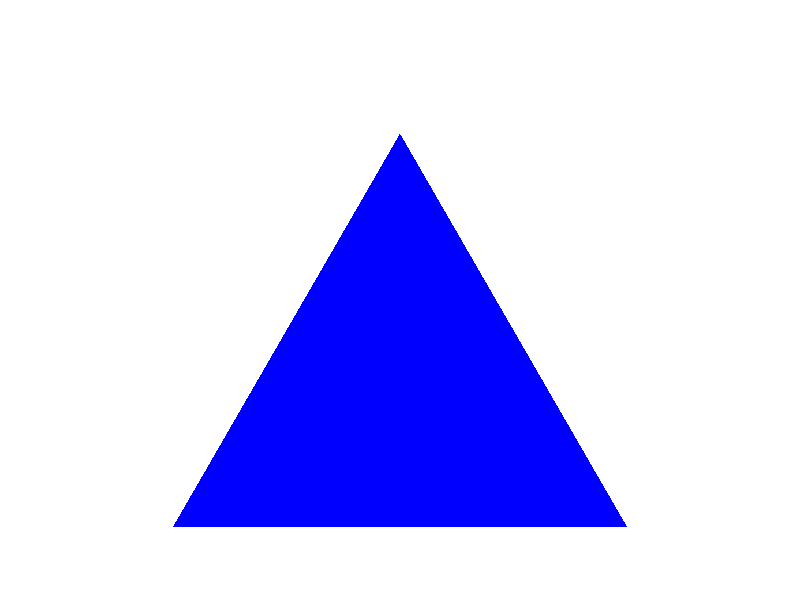

Reproduce this figure in R.
## ---- chunk 1
library(ggplot2)

create_triangle <- function(row) {
  x <- c(0, 1, 0.5)
  y <- c(0, 0, sqrt(3)/2)
  
  df <- data.frame(x, y)
  gg <- ggplot(df, aes(x, y)) +
    geom_polygon(fill = "blue") +
    coord_fixed() +
    theme_void() +
    xlim(c(-0.1, 1.1)) +
    ylim(c(-0.1, 1.1))
  
  for(i in seq(1, row-1)) {
    x_offset <- i/2
    y_offset <- i * sqrt(3)/2
    
    df_upper <- data.frame(x + x_offset, y + y_offset)
    df_lower <- data.frame(x - x_offset, y + y_offset)
    
    gg <- gg + 
      geom_polygon(data = df_upper, aes(x, y), fill = "blue") +
      geom_polygon(data = df_lower, aes(x, y), fill = "blue")
  }
  
  return(gg)
}

create_triangle(10)

